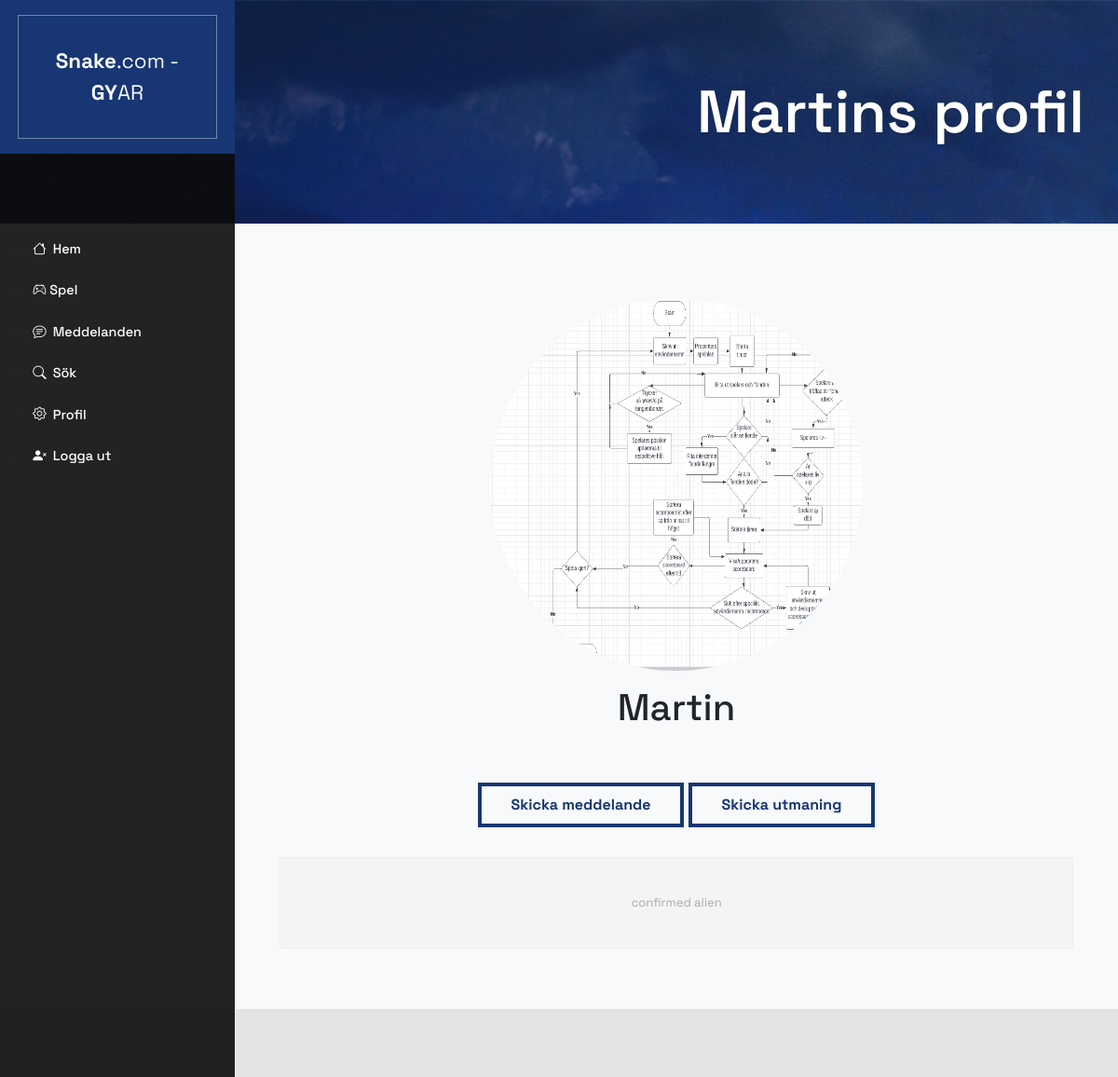
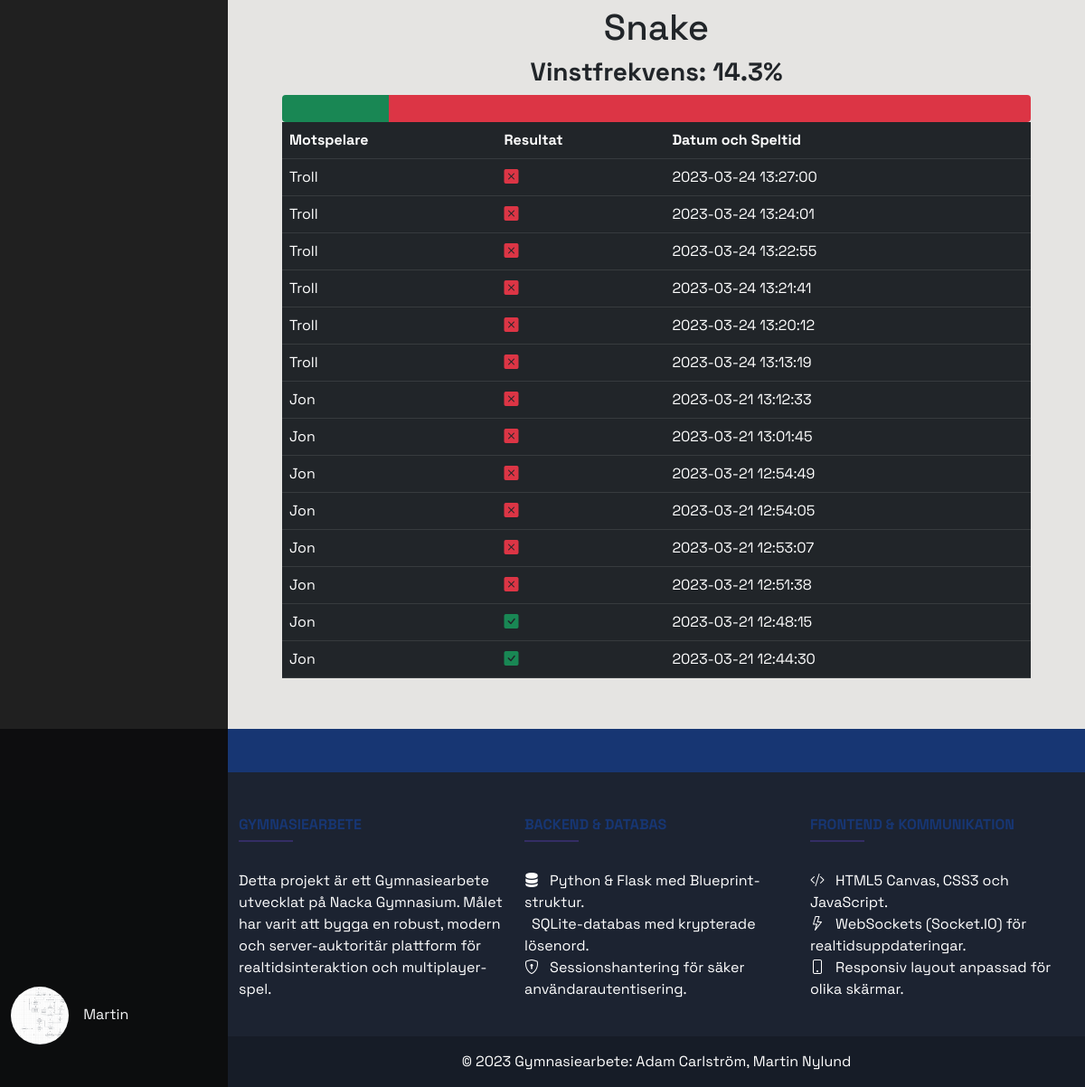
The app's page /view_profile/3 (signed in) with its own data (2 pictures, top to bottom).
### tables this page shows
CREATE TABLE users (
    id INTEGER PRIMARY KEY,
    username TEXT NOT NULL,
    password TEXT NOT NULL,
    description TEXT,
    profile_picture TEXT, 
    creation_date TEXT
);

CREATE TABLE games_history (
    id INTEGER PRIMARY KEY,
    player1_id INTEGER REFERENCES users(id),
    player2_id INTEGER REFERENCES users(id),
    winner_id REFERENCES users(id),
	date TEXT
, duration INTEGER, score_player1 INTEGER, score_player2 INTEGER);

### my_server/profiles/profiles.py (the view)
@profiles_bp.route('/view_profile/<id>')
def view_profile(id=None):
    if 'logged_in' not in session or session['logged_in'] == False:
        abort(401)
    conn = create_connection(current_app.config['DB_PATH'])
    cur = conn.cursor()
    cur.execute('SELECT * FROM users WHERE id = ?', (id, ))
    viewed_user = cur.fetchone()
    cur.execute(
        'SELECT * FROM games_history WHERE player1_id = ? OR player2_id = ? ORDER BY date DESC', (id, id))
    games = cur.fetchall()
    usernames = []
    for game in games:
        if (int(game[2]) == int(id)):
            cur.execute(
                'SELECT id,username FROM users WHERE id == ?', (game[1],))
        elif (int(game[1]) == int(id)):
            cur.execute(
                'SELECT id,username FROM users WHERE id == ?', (game[2],))
        name = cur.fetchone()
        usernames.append(name)
    print(usernames)
    i = 0
    j = 0
    size = len(usernames)
    while (size > i):
        j = i+1
        while (size > j):
            if (not (j == i) and usernames[i] == usernames[j]):
                del usernames[j]
                size -= 1
                j -= 1
            j += 1
        i += 1
    session['page'] = 'view_profile'
    win = 0
    draws = 0
    nr_of_games = 0
    for game in games:
        if not game[3]:
            draws += 1
        elif game[3] == int(id):
            win += 1
        nr_of_games += 1
    if nr_of_games != 0:
        win_rate = int((win / nr_of_games + 0.0005) * 1000)
        win_rate = win_rate / 10
        draw_rate = int((draws / nr_of_games + 0.0005) * 1000)
        draw_rate = draw_rate / 10
    else:
        win_rate = 0
        draw_rate = 0
    loss_rate = 100 - win_rate - draw_rate
    print(usernames)
    return render_template('view_profile.html', active_page='view_profile', viewed_user=viewed_user, games=games, username=usernames, win_rate=win_rate, draw_rate=draw_rate, loss_rate=loss_rate)

### my_server/databasehandler.py (called while the page is built)
def create_connection(db_file = config['DB_PATH']):
    conn = None
    try:
        conn = sqlite3.connect(db_file)
    except sqlite3.Error as e:
        print(e)
    return conn

### my_server/profiles/templates/view_profile.html (shortened to what this page needs)
{% extends 'base.html' %}
{% block header %}
<div class="header-small">
  <div class="header-content">
    <div class="header-text" id="title_header">{{viewed_user[1]}}s profil</div>
  </div>
</div>
{% endblock %}
{% block content1 %}
<div class="box-padding">
  <div class="row">
    <div class="col-12">
      {% if viewed_user[4] != None%}
      <img src="../static/uploads/{{viewed_user[4]}}" alt="Profile picture" class="center-horizontal profile-image"
        style="width: 25rem; height: 25rem;">
      {% else %}
      <img src="../static/images/default_profile.png" alt="Profile picture" class="center-horizontal profile-image"
        style="width: 25rem; height: 25rem;">
      {% endif %}
    </div>
    <div class="col-12 my-3">
      <h1 class="text-center">
        {{viewed_user[1]}}
      </h1>
    </div>
    <div class="col-12 my-3">
      <div class="text-center">
        <button class="button button-small" id="get_to_messages">Skicka meddelande</button>
        <button class="button button-small" id="challengeBtn">Skicka utmaning</button>
      </div>
    </div>
    <div class="col-12 contact text-center text-align-left mt-3" style="padding: 3rem;">
      <p class="center-vertical"> {{viewed_user[3]}}</p>
    </div>
  </div>
</div>
{% endblock %}
{% block content2 %}
<div class="box-padding">
  <h1 class="text-center">Snake</h1>
  <div class="h3 text-center w-100"><strong>Vinstfrekvens: {{win_rate}}%</strong></div>
  <div class="progress w-100" style="height: 30px; font-size: 1rem; font-weight: bold;">
    <div id="bar-wins" class="progress-bar bg-success" role="progressbar" style="width: 0%;"></div>
    <div id="bar-losses" class="progress-bar bg-danger" role="progressbar" style="width: 0%;"></div>
  </div>
  <table class="table table-dark">
    <tr>
      <th>
        Motspelare
      </th>
      <th>
        Resultat
      </th>
      <th>
        Datum och Speltid
      </th>
    </tr>
    {%for game in games%}
    <tr>
      <td>
        {%for name in username%}
        {%if name[0] == game[1]%}
        {{name[1]}}
        {%elif name[0] == game[2]%}
        {{name[1]}}
        {%endif%}
        {%endfor%}
      </td>
      <td>
        {%if game[3] == viewed_user[0]%}
        <i class="bi bi-check-square-fill text-success"></i>
        {%elif game[3] == game[2] or game[3] == game[1]%}
        <i class="bi bi-x-square-fill text-danger"></i>
        {%else%}
        <i class="bi bi-dash-square-fill text-secondary"></i>
        {%endif%}
      </td>
      <td>
        {{game[4].split('.')[0]}}
      </td>
    </tr>
    {%endfor%}
  </table>
</div>
{% endblock %}

### my_server/templates/base.html (shortened to what this page needs)
<!DOCTYPE html>
<html lang="en">
<head>
    <link rel="stylesheet" href="{{ url_for('static', filename='style.css') }}">
    <link href="https://cdn.jsdelivr.net/npm/bootstrap@5.0.2/dist/css/bootstrap.min.css" rel="stylesheet"
>
    <link rel="stylesheet" href="https://cdn.jsdelivr.net/npm/bootstrap-icons@1.5.0/font/bootstrap-icons.css">
</head>
<body>
    <div class="all">
        <nav class="glide-left" id="sidebar-navigation">
            <div class="bg-theme py-3">
                <div class="bg-theme logo text-light text-center"> <strong>Snake</strong>.com - <strong>GY</strong>AR</div>
            </div>
            <ul class="d-lg-block links">
                <li><a class="nav-link" href="{{url_for('auth_bp.index')}}">
                        <h5 class="navigation-link">
                            <i class="bi bi-house icon"></i>
                            Hem
                        </h5>
                    </a>
                </li>
                {% if session['logged_in'] == False %}
                <li><a class="nav-link" href="{{url_for('auth_bp.log_in')}}">
                        <h5 class="navigation-link">
                            <i class="bi bi-person-square icon"></i>
                            Logga in
                        </h5>
                    </a>
                </li>
                <li><a class="nav-link" href="{{url_for('auth_bp.new_user')}}">
                        <h5 class="navigation-link">
                            <i class="bi bi-person-plus-fill icon"></i>
                            Skapa konto
                        </h5>
                    </a>
                </li>
                {% else %}
                <li><a class="nav-link" href="{{url_for('game_bp.game_hub')}}">
                        <h5 class="navigation-link">
                            <i class="bi bi-controller"></i>
                            Spel
                        </h5>
                    </a>
                </li>
                <li><a class="nav-link" href="{{url_for('messages_bp.messages')}}">
                        <h5 class="navigation-link">
                            {%if session['message_notification']%}
                            <i class="bi bi-chat-text icon icons-unread message_icon"></i>
                            {%else%}
                            <i class="bi bi-chat-text icon message_icon"></i>
                            {%endif%}
                            Meddelanden
                        </h5>
                    </a>
                </li>
                <li><a class="nav-link" href="{{url_for('search_bp.search_users')}}">
                        <h5 class="navigation-link">
                            <i class="bi bi-search icon"></i>
                            Sök
                        </h5>
                    </a>
                </li>
                <li><a class="nav-link" href="{{url_for('profiles_bp.own_profile')}}">
                        <h5 class="navigation-link">
                            <i class="bi bi-gear icon"></i>
                            Profil
                        </h5>
                    </a>
                </li>
                <li><a class="nav-link" href="{{url_for('auth_bp.logout')}}">
                        <h5 class="navigation-link">
                            <i class="bi bi-person-x-fill icon"></i>
                            Logga ut
                        </h5>
                    </a>
                </li>
                {% endif %}
            </ul>
            {% if session['logged_in'] == True %}
            <div class="status-position">
                <div class="text-light">
                    <img src="../static/uploads/{{session['user']['profile_picture']}}" alt="Profile"
                        class="display-horizontal profile-image">
                    <div class="display-horizontal">{{session['user']['username']}}</div>
                </div>
            </div>
            {%endif%}
        </nav>
        <div id="header">
            {%block header %}
            {% endblock %}
        </div>
        <div class="bg-light left" id="content1">
            {% block content1 %}
            {% endblock %}
        </div>
        <div class="left" id="content2" style="background-color: #E5E4E2;">
            {% block content2 %}
            {% endblock %}
        </div>
        <footer class="text-center text-lg-start text-white left" style="background-color: #1c2331" id="footer">
            <div class="d-flex justify-content-between p-4 bg-theme"></div>
            <div>
                <div class="container text-center text-md-start mt-5">
                    <div class="row mt-3">
                        <div class="col-md-4 col-lg-4 col-xl-4 mx-auto mb-4">
                            <h6 class="text-uppercase fw-bold text-theme">Gymnasiearbete</h6>
                            <hr class="mb-4 mt-0 d-inline-block mx-auto" style="width: 60px; background-color: #7c4dff; height: 2px" />
                            <p>
                                Detta projekt är ett Gymnasiearbete utvecklat på Nacka Gymnasium. Målet har varit att bygga en robust, modern och server-auktoritär plattform för realtidsinteraktion och multiplayer-spel.
                            </p>
                        </div>
                        <div class="col-md-4 col-lg-4 col-xl-4 mx-auto mb-4">
                            <h6 class="text-uppercase fw-bold text-theme">Backend & Databas</h6>
                            <hr class="mb-4 mt-0 d-inline-block mx-auto" style="width: 60px; background-color: #7c4dff; height: 2px" />
                            <p>
                                <i class="bi bi-server me-2"></i> Python & Flask med Blueprint-struktur.<br>
                                 SQLite-databas med krypterade lösenord.<br>
                                <i class="bi bi-shield-lock me-2"></i> Sessionshantering för säker användarautentisering.
                            </p>
                        </div>
                        <div class="col-md-4 col-lg-4 col-xl-4 mx-auto mb-4">
                            <h6 class="text-uppercase fw-bold text-theme">Frontend & Kommunikation</h6>
                            <hr class="mb-4 mt-0 d-inline-block mx-auto" style="width: 60px; background-color: #7c4dff; height: 2px" />
                            <p>
                                <i class="bi bi-code-slash me-2"></i> HTML5 Canvas, CSS3 och JavaScript.<br>
                                <i class="bi bi-lightning me-2"></i> WebSockets (Socket.IO) för realtidsuppdateringar.<br>
                                <i class="bi bi-phone me-2"></i> Responsiv layout anpassad för olika skärmar.
                            </p>
                        </div>
                    </div>
                </div>
            </div>
            <div class="text-center p-3" style="background-color: rgba(0, 0, 0, 0.2)">
                © 2023 Gymnasiearbete:
                <a class="text-white text-decoration-none" href="#">Adam Carlström, Martin Nylund</a>
            </div>
        </footer>
    </div>
</body>
</html>

### my_server/static/style.css (style rules this page uses)
html { scroll-behavior: smooth; }
body { background-image: url("images/landscape.jpg"); background-repeat: no-repeat; background-size: cover; background-attachment: fixed; animation-name: image; animation-duration: 60s; animation-delay: 1s; animation-iteration-count: infinite; overflow-x: hidden; }
.all { font-family: 'Space Grotesk', sans-serif; }
.glide-left { animation: glide-left 0.5s ease-out forwards; }
.header-small { height: 30vh; }
.left { padding: 0 0 0 21%; }
.header-content { position: relative; float: right; text-align: right; top: 50%; transform: translateY(-50%); right: 3%; width: 40rem; color: white; text-shadow: 0 0 0.1vh black; font-family: 'Space Grotesk', sans-serif; }
.header-text { font-weight: 600; font-size: 400%; line-height: 4rem; }
#sidebar-navigation { width: 21%; float: left; height: 100%; position: fixed; top:0; left:0; background-color: rgba(12, 12, 12, 0.9); z-index: 100; }
.links { margin-top: 10vh; }
.navigation-link { font-size: 1.2vw; color: white; padding: 1.3vh 0 1.3vh 2vw; transition: 0.5s; margin: -0.3rem; animation-timing-function: ease-out; border-left: 0 solid rgba(0, 0, 0, 0); transform: translateX(-2rem); }
.icon { margin: 0 2% 0 0; transform: translateY(-10%); }
.status-position { position: fixed; bottom: 2%; }
.contact { padding-left: 15px; font-size: 13px; color: #aaa; background-color: #f4f4f4; border: 1px solid #eee; outline: none; box-shadow: none; line-height: 40px; width: 100%; height: 40px; margin-bottom: 25px; margin-top: 1rem; }
.button { background-color: rgba(0, 0, 0, 0); border: 0.3rem solid #173673; padding: 0.5rem 8vw 0.5rem 8vw; justify-content: center; font-weight: bold; color: #173673; transition: 0.3s; margin-top: 1rem; }
.button-small { padding-right: 2rem; padding-left: 2rem; }
.bg-theme { background-color: #173673; }
.text-theme { color: #173673; }
.logo { margin: auto; border-style: solid; border-width: 0.1rem; border-color: rgba(255, 255, 255, 0.4); padding: 2rem; justify-content: center; width: 85%; font-size: 140%; }
.display-horizontal { display: inline; margin-left: 1vw; }
.center-horizontal { position: relative; left: 50%; transform: translateX(-50%); }
.center-vertical { position: relative; top: 50%; transform: translateY(-50%); }
.profile-image { width: 4rem; height: 4rem; border-radius: 50%; }
.box-padding { padding: 5rem 5vw 5vh 5vw; width: 100%; }

### records on screen
users: user.username "Martin", username "Martin", profile_picture (picture), description "confirmed alien"
games_history: date "2023-03-24 13:27:00"
users: username "Troll"
games_history: date "2023-03-24 13:24:01"
games_history: date "2023-03-24 13:22:55"
games_history: date "2023-03-24 13:21:41"
games_history: date "2023-03-24 13:20:12"
games_history: date "2023-03-24 13:13:19"
games_history: date "2023-03-21 13:12:33"
users: username "Jon"
games_history: date "2023-03-21 13:01:45"
games_history: date "2023-03-21 12:54:49"
games_history: date "2023-03-21 12:54:05"
games_history: date "2023-03-21 12:53:07"
games_history: date "2023-03-21 12:51:38"
games_history: date "2023-03-21 12:48:15"
games_history: date "2023-03-21 12:44:30"

### other values on screen
{{ win_rate }} "14.3"
